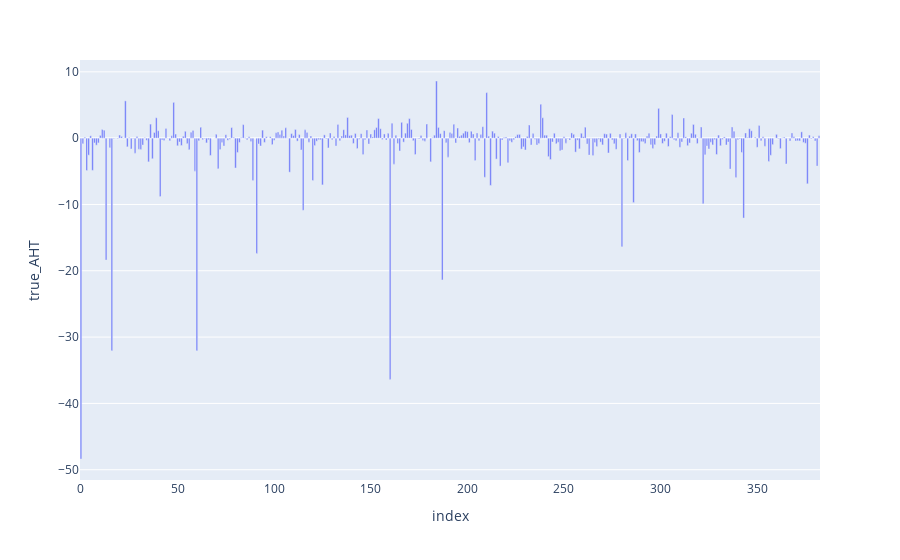

Notebook source saved alongside this figure:
### Code cell
px.bar(calls_agent_id,y='true_AHT')

### Figure 1 — Plotly figure (JSON) as saved in the notebook; plotly's stock layout.template omitted (floating-point values rounded to 4 significant figures; data arrays with more than 128 entries replaced by an {"elided": "..."} marker saying what was removed)
{"data": [{"alignmentgroup": "True", "hovertemplate": "index=%{x}<br>true_AHT=%{y}<extra></extra>", "legendgroup": "", "marker": {"color": "#636efa", "pattern": {"shape": ""}}, "name": "", "offsetgroup": "", "orientation": "v", "showlegend": false, "textposition": "auto", "type": "bar", "x": {"elided": "383 int values"}, "xaxis": "x", "y": {"elided": "383 float values"}, "yaxis": "y"}], "layout": {"barmode": "relative", "legend": {"tracegroupgap": 0}, "margin": {"t": 60}, "xaxis": {"anchor": "y", "domain": [0, 1], "title": {"text": "index"}}, "yaxis": {"anchor": "x", "domain": [0, 1], "title": {"text": "true_AHT"}}}}
